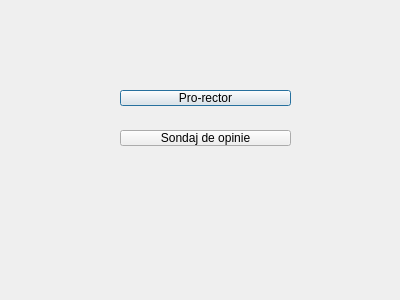
<?xml version="1.0" encoding="UTF-8"?>
<ui version="4.0">
 <class>MenuVoting2</class>
 <widget class="QDialog" name="MenuVoting2">
  <property name="geometry">
   <rect>
    <x>0</x>
    <y>0</y>
    <width>400</width>
    <height>300</height>
   </rect>
  </property>
  <property name="windowTitle">
   <string>Dialog</string>
  </property>
  <widget class="QPushButton" name="pushButton">
   <property name="geometry">
    <rect>
     <x>120</x>
     <y>90</y>
     <width>171</width>
     <height>16</height>
    </rect>
   </property>
   <property name="text">
    <string>Pro-rector</string>
   </property>
  </widget>
  <widget class="QPushButton" name="pushButton_2">
   <property name="geometry">
    <rect>
     <x>120</x>
     <y>130</y>
     <width>171</width>
     <height>16</height>
    </rect>
   </property>
   <property name="text">
    <string>Sondaj de opinie</string>
   </property>
  </widget>
 </widget>
 <resources/>
 <connections/>
</ui>
